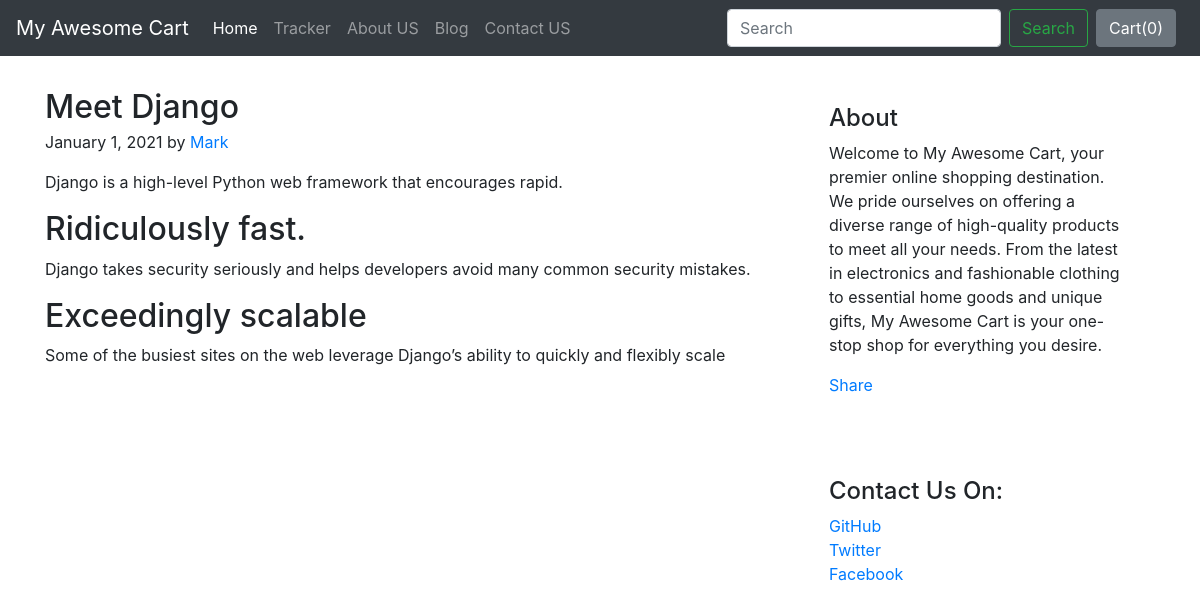
The page /blog/blogpost/6 on the database its author committed.
### blog/models.py (models this page shows, shortened)
class BlogPost(models.Model):
    post_id=models.AutoField(primary_key=True)
    title=models.CharField(max_length=50)
    head0=models.CharField(max_length=500, default="")
    content0 = models.CharField(max_length=5000, default="")
    head1 = models.CharField(max_length=500, default="")
    content1 = models.CharField(max_length=5000, default="")
    head2 = models.CharField(max_length=500, default="")
    content2 = models.CharField(max_length=5000, default="")
    pub_date=models.DateField()
    thumbnail=models.ImageField(upload_to="shop/images", default="")

### blog/views.py (the view)
# urls.py: path("blogpost/<int:id>", views.blogpost, name="blogHome"),
def blogpost(request, id):
    post=BlogPost.objects.filter(post_id = id)[0]
    return render(request,"blog/blogpost.html", {'post': post})

### blog/templates/blog/blogpost.html (shortened to what this page needs)
{%extends 'blog/basic.html'%}
{%block body%}
<div class="container">
<div class="row g-5 mt-4">
    <div class="col-md-8">
      <article class="blog-post">
        <h2 class="display-5 link-body-emphasis mb-1">{{post.head0}}</h2>
        <p class="blog-post-meta">January 1, 2021 by <a href="#">Mark</a>
    <br>
        <p>{{post.content0}}</p>
        <h2>{{post.head1}}</h2>
        <p>{{post.content1}}</p>
        <h2>{{post.head2}}</h2>
        <p>{{post.content2}}</p>
      </article>
    </div>
    <div class="col-md-4">
      <div class="position-sticky" style="top: 2rem;">
        <div class="p-4 mb-3 bg-body-tertiary rounded">
          <h4 class="fst-italic">About</h4>
          <p class="mb-0">Welcome to My Awesome Cart, your premier online shopping destination. We pride ourselves on offering a diverse range of high-quality products to meet all your needs. From the latest in electronics and fashionable clothing to essential home goods and unique gifts, My Awesome Cart is your one-stop shop for everything you desire.</p>
          <div class="my-3 fb-share-button" data-href="http://127.0.0.1:8000/blog/blogpost/{{post.post_id}}" data-layout="button_count" data-size="large"><a target="_blank" href="https://www.facebook.com/sharer/sharer.php?u=http%3A%2F%2F127.0.0.1%3A8000%2Fblog%2Fblogpost%2F4&src=sdkpreparse" class="fb-xfbml-parse-ignore">Share</a></div>
        </div>
        <div class="p-4">
          <h4 class="fst-italic">Contact Us On:</h4>
          <ol class="list-unstyled">
            <li><a href="#">GitHub</a></li>
            <li><a href="#">Twitter</a></li>
            <li><a href="#">Facebook</a></li>
          </ol>
        </div>
      </div>
    </div>
  </div>
    </div>
{% endblock %}

### rows shown on the page
BlogPost: head0 "Meet Django", content0 "Django is a high-level Python web framework that encourages rapid.", head1 "Ridiculously fast.", content1 "Django takes security seriously and helps developers avoid many common security mistakes.", head2 "Exceedingly scalable", content2 "Some of the busiest sites on the web leverage Django’s ability to quickly and flexibly scale"
